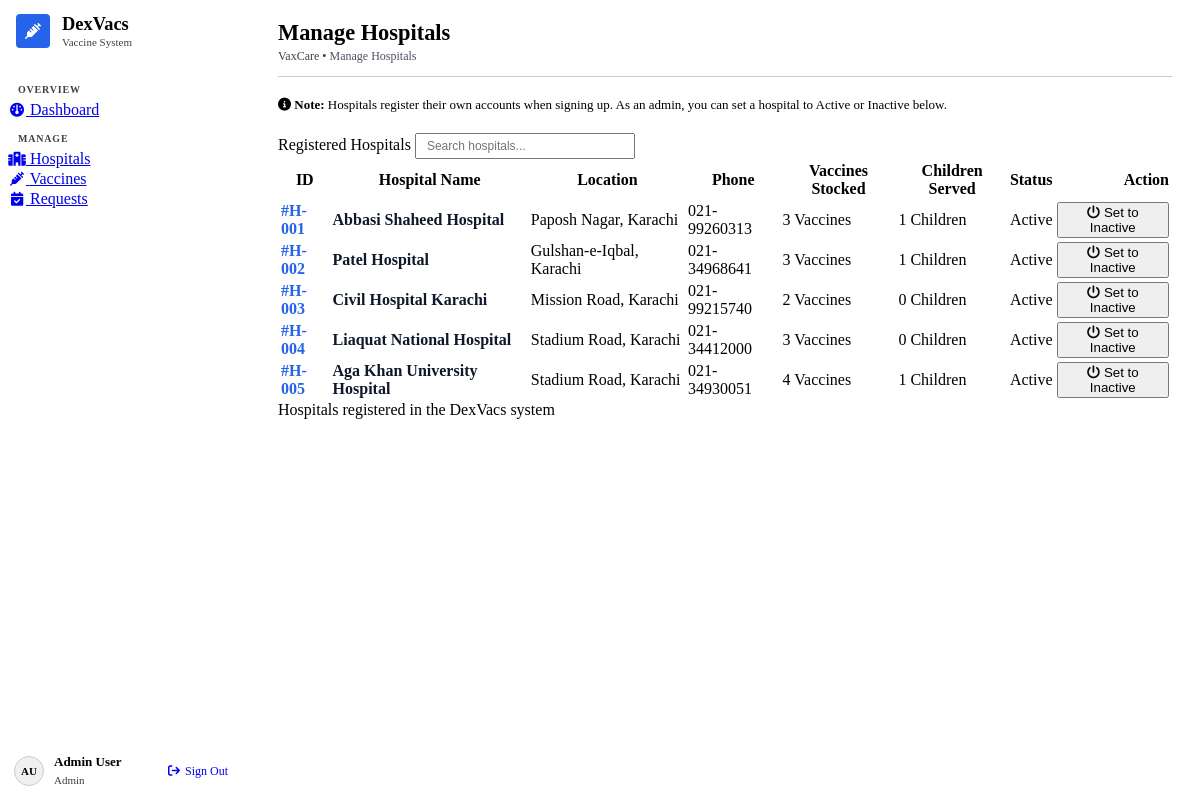
The page /admin/manage-hospitals.php (signed in) on the database its author committed.
### tables this page shows
CREATE TABLE `hospitals` (
  `id` int(11) NOT NULL AUTO_INCREMENT,
  `name` varchar(150) NOT NULL,
  `location` varchar(255) NOT NULL,
  `phone` varchar(30) DEFAULT NULL,
  `status` enum('Active','Inactive') DEFAULT 'Active',
  `created_at` timestamp NOT NULL DEFAULT current_timestamp(),
  PRIMARY KEY (`id`)
);

### admin/manage-hospitals.php (the view, shortened to what this page needs)
<?php
require_once __DIR__ . '/../config/db.php';
$sql = "SELECT h.id, h.name, h.location, h.phone, h.status,
               (SELECT COUNT(*) FROM bookings b WHERE b.hospital_id = h.id AND b.status = 'Completed') as assigned_vaccinations,
               (SELECT COUNT(*) FROM hospital_vaccines hv WHERE hv.hospital_id = h.id) as allocated_vaccines
        FROM hospitals h
        ORDER BY h.id ASC";
$result = $conn->query($sql);
include __DIR__ . '/../includes/header.php';
?>
<div class="r-alert r-alert-ok" style="font-size: 13px; margin-bottom: 20px;">
  <i class="fa-solid fa-circle-info"></i>
  <span><strong>Note:</strong> Hospitals register their own accounts when signing up. As an admin, you can set a hospital to Active or Inactive below.</span>
</div>
<div class="r-card">
  <div class="r-titlebar">
    <span>Registered Hospitals</span>
    <input type="text" placeholder="Search hospitals..." class="r-input-block" style="width: 220px; padding: 4px 10px; font-size: 12px;" oninput="filterTable(this.value, 'hospitalsTable')">
  </div>
  <div class="r-card-body" style="padding: 0;">
    <div class="r-table-responsive">
      <table class="r-full" id="hospitalsTable">
        <thead>
          <tr>
            <th>ID</th>
            <th>Hospital Name</th>
            <th>Location</th>
            <th>Phone</th>
            <th>Vaccines Stocked</th>
            <th>Children Served</th>
            <th>Status</th>
            <th style="text-align: right;">Action</th>
          </tr>
        </thead>
        <tbody>
          <?php if ($result && $result->num_rows > 0): ?>
            <?php while ($h = $result->fetch_assoc()): ?>
            <tr>
              <td><strong style="color: #2563eb;">#H-<?php echo str_pad($h['id'], 3, '0', STR_PAD_LEFT); ?></strong></td>
              <td><strong style="color: #0f172a;"><?php echo htmlspecialchars($h['name']); ?></strong></td>
              <td><?php echo htmlspecialchars($h['location']); ?></td>
              <td><?php echo htmlspecialchars($h['phone'] ?: 'None listed'); ?></td>
              <td><span class="r-badge r-badge-primary"><?php echo $h['allocated_vaccines']; ?> Vaccines</span></td>
              <td><span class="r-badge"><?php echo $h['assigned_vaccinations']; ?> Children</span></td>
              <td>
                <?php if ($h['status'] === 'Active'): ?>
                  <span class="r-badge r-badge-ok">Active</span>
                <?php else: ?>
                  <span class="r-badge r-badge-danger">Inactive</span>
                <?php endif; ?>
              </td>
              <td style="text-align: right;">
                <form method="POST" style="margin: 0; display: inline;">
                  <button type="submit" name="toggle_hospital" class="r-btn r-btn-sm">
                    <i class="fa-solid fa-power-off"></i> Set to <?php echo ($h['status'] === 'Active') ? 'Inactive' : 'Active'; ?>
                  </button>
                </form>
              </td>
            </tr>
            <?php endwhile; ?>
          <?php endif; ?>
        </tbody>
      </table>
    </div>
  </div>
  <div class="r-card-footer">
    <span>Hospitals registered in the DexVacs system</span>
  </div>
</div>
<?php include __DIR__ . '/../includes/footer.php'; ?>

### assets/css/style.css (style rules this page uses)
html, body { margin: 0; padding: 0; min-height: 100vh; box-sizing: border-box; }
*, *::before, *::after { box-sizing: inherit; }
.r-layout-sidebar { display: flex; min-height: 100vh; width: 100%; }
.r-card { margin-bottom: 20px; }
.r-table-responsive { width: 100%; overflow-x: auto; -webkit-overflow-scrolling: touch; }

### rows shown on the page
hospitals: id "001", name "Abbasi Shaheed Hospital", location "Paposh Nagar, Karachi", phone "021-99260313", allocated_vaccines "3", assigned_vaccinations "1", status "Active"
hospitals: id "002", name "Patel Hospital", location "Gulshan-e-Iqbal, Karachi", phone "021-34968641", allocated_vaccines "3", assigned_vaccinations "1", status "Active"
hospitals: id "003", name "Civil Hospital Karachi", location "Mission Road, Karachi", phone "021-99215740", allocated_vaccines "2", assigned_vaccinations "0", status "Active"
hospitals: id "004", name "Liaquat National Hospital", location "Stadium Road, Karachi", phone "021-34412000", allocated_vaccines "3", assigned_vaccinations "0", status "Active"
hospitals: id "005", name "Aga Khan University Hospital", location "Stadium Road, Karachi", phone "021-34930051", allocated_vaccines "4", assigned_vaccinations "1", status "Active"

### other values the page prints
$section_title "OVERVIEW"
$item['label'] "Dashboard"
$section_title "MANAGE"
$item['label'] "Hospitals"
$item['label'] "Vaccines"
$item['label'] "Requests"
$initials "AU"
$user_name "Admin User"
$user_role "Admin"
$page_title "Manage Hospitals"
